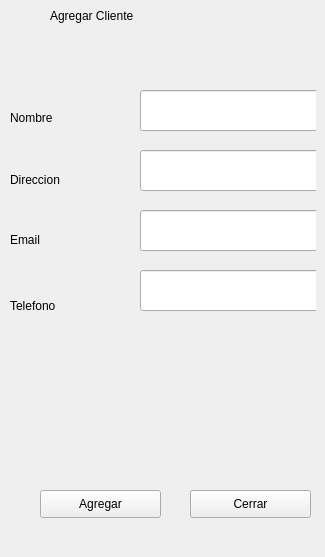
               <widget class="QWidget" name="agregarC">
                <widget class="QWidget" name="widget_9" native="true">
                 <property name="geometry">
                  <rect>
                   <x>10</x>
                   <y>0</y>
                   <width>306</width>
                   <height>548</height>
                  </rect>
                 </property>
                 <widget class="QLineEdit" name="lineEdit_38">
                  <property name="geometry">
                   <rect>
                    <x>130</x>
                    <y>90</y>
                    <width>181</width>
                    <height>41</height>
                   </rect>
                  </property>
                 </widget>
                 <widget class="QLineEdit" name="lineEdit_39">
                  <property name="geometry">
                   <rect>
                    <x>130</x>
                    <y>150</y>
                    <width>181</width>
                    <height>41</height>
                   </rect>
                  </property>
                 </widget>
                 <widget class="QLineEdit" name="lineEdit_40">
                  <property name="geometry">
                   <rect>
                    <x>130</x>
                    <y>210</y>
                    <width>181</width>
                    <height>41</height>
                   </rect>
                  </property>
                 </widget>
                 <widget class="QLineEdit" name="lineEdit_41">
                  <property name="geometry">
                   <rect>
                    <x>130</x>
                    <y>270</y>
                    <width>181</width>
                    <height>41</height>
                   </rect>
                  </property>
                 </widget>
                 <widget class="QLabel" name="label_45">
                  <property name="geometry">
                   <rect>
                    <x>40</x>
                    <y>0</y>
                    <width>241</width>
                    <height>31</height>
                   </rect>
                  </property>
                  <property name="text">
                   <string>Agregar Cliente</string>
                  </property>
                 </widget>
                 <widget class="QLabel" name="label_46">
                  <property name="geometry">
                   <rect>
                    <x>0</x>
                    <y>110</y>
                    <width>55</width>
                    <height>16</height>
                   </rect>
                  </property>
                  <property name="text">
                   <string>Nombre</string>
                  </property>
                 </widget>
                 <widget class="QLabel" name="label_47">
                  <property name="geometry">
                   <rect>
                    <x>0</x>
                    <y>170</y>
                    <width>111</width>
                    <height>20</height>
                   </rect>
                  </property>
                  <property name="text">
                   <string>Direccion</string>
                  </property>
                 </widget>
                 <widget class="QLabel" name="label_48">
                  <property name="geometry">
                   <rect>
                    <x>0</x>
                    <y>230</y>
                    <width>91</width>
                    <height>20</height>
                   </rect>
                  </property>
                  <property name="text">
                   <string>Email</string>
                  </property>
                 </widget>
                 <widget class="QLabel" name="label_49">
                  <property name="geometry">
                   <rect>
                    <x>0</x>
                    <y>290</y>
                    <width>101</width>
                    <height>31</height>
                   </rect>
                  </property>
                  <property name="text">
                   <string>Telefono</string>
                  </property>
                 </widget>
                 <widget class="QPushButton" name="pushButton_13">
                  <property name="geometry">
                   <rect>
                    <x>180</x>
                    <y>490</y>
                    <width>121</width>
                    <height>28</height>
                   </rect>
                  </property>
                  <property name="text">
                   <string>Cerrar</string>
                  </property>
                  <property name="icon">
                   <iconset>
                    <normaloff>img/cancelar.png</normaloff>img/cancelar.png</iconset>
                  </property>
                  <property name="iconSize">
                   <size>
                    <width>28</width>
                    <height>28</height>
                   </size>
                  </property>
                 </widget>
                 <widget class="QPushButton" name="pushButton_14">
                  <property name="geometry">
                   <rect>
                    <x>30</x>
                    <y>490</y>
                    <width>121</width>
                    <height>28</height>
                   </rect>
                  </property>
                  <property name="text">
                   <string>Agregar</string>
                  </property>
                  <property name="icon">
                   <iconset>
                    <normaloff>img/agregar.png</normaloff>img/agregar.png</iconset>
                  </property>
                  <property name="iconSize">
                   <size>
                    <width>28</width>
                    <height>28</height>
                   </size>
                  </property>
                 </widget>
                </widget>
               </widget>
